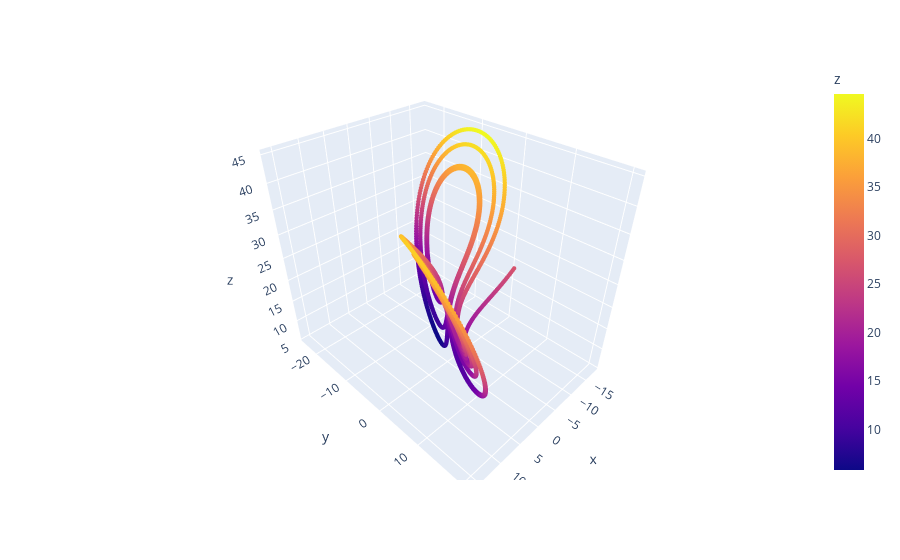

The code cell stored with this chart in its notebook:
### Code cell
# Plot the matrix of states and dx_dt
df_states = pd.DataFrame(states, columns=['x','y','z'])
df_dxdt = pd.DataFrame(dx_dt, columns=['x','y','z'])

             
plot1 = px.scatter_3d(df_states, x='x', y='y', z='z', color=df_states['z'])
plot1.update_traces(marker_size = 1.5)

### Figure 1 — Plotly figure (JSON) as saved in the notebook; plotly's stock layout.template omitted (floating-point values rounded to 4 significant figures; data arrays with more than 128 entries replaced by an {"elided": "..."} marker saying what was removed)
{"data": [{"hovertemplate": "x=%{x}<br>y=%{y}<br>z=%{marker.color}<extra></extra>", "legendgroup": "", "marker": {"color": {"elided": "5000 float values"}, "coloraxis": "coloraxis", "size": 1.5, "symbol": "circle"}, "mode": "markers", "name": "", "scene": "scene", "showlegend": false, "type": "scatter3d", "x": {"elided": "5000 float values"}, "y": {"elided": "5000 float values"}, "z": {"elided": "5000 float values"}}], "layout": {"coloraxis": {"colorbar": {"title": {"text": "z"}}, "colorscale": [[0, "#0d0887"], [0.1111, "#46039f"], [0.2222, "#7201a8"], [0.3333, "#9c179e"], [0.4444, "#bd3786"], [0.5556, "#d8576b"], [0.6667, "#ed7953"], [0.7778, "#fb9f3a"], [0.8889, "#fdca26"], [1, "#f0f921"]]}, "legend": {"tracegroupgap": 0}, "margin": {"t": 60}, "scene": {"domain": {"x": [0, 1], "y": [0, 1]}, "xaxis": {"title": {"text": "x"}}, "yaxis": {"title": {"text": "y"}}, "zaxis": {"title": {"text": "z"}}}}}
